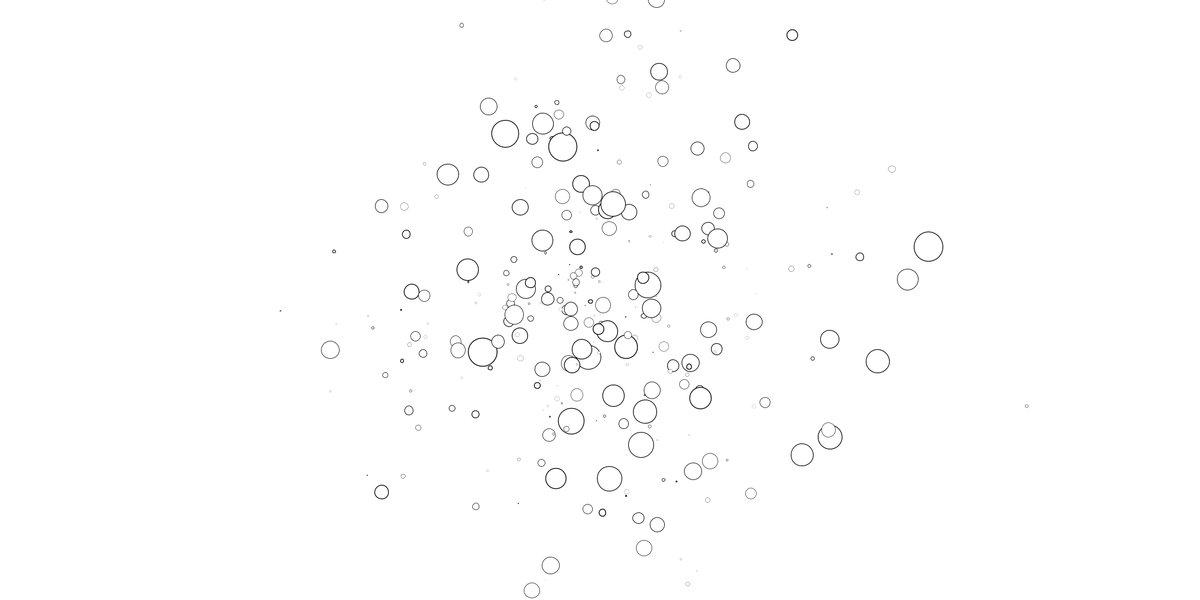
Frame 1 (no input)
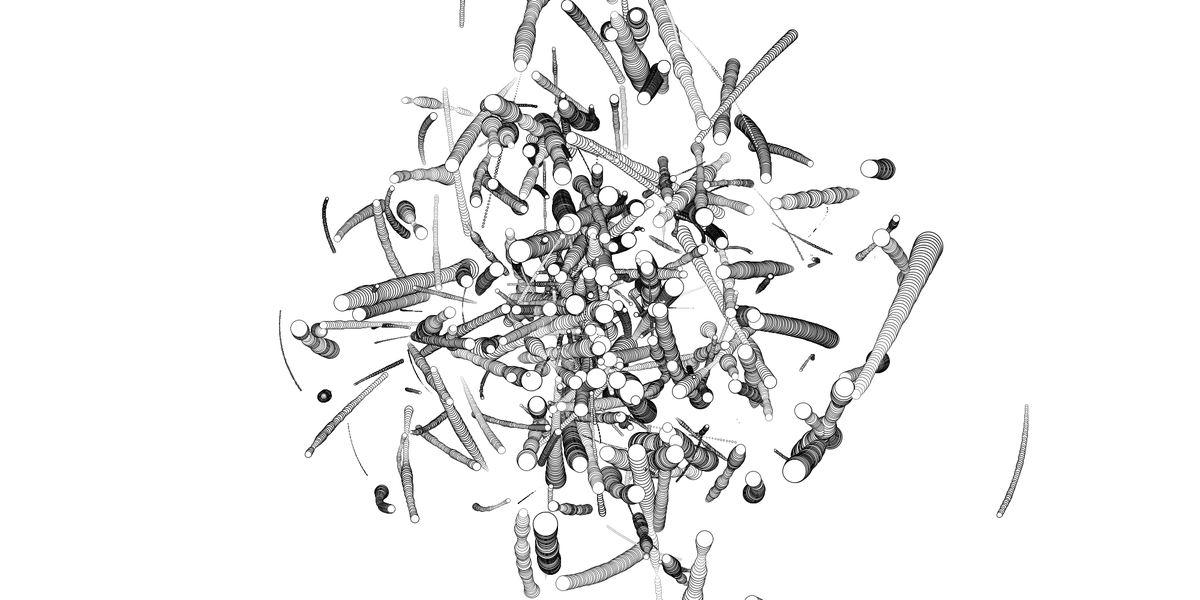
Frame 60 (the mouse pressed at the canvas centre just before this capture)
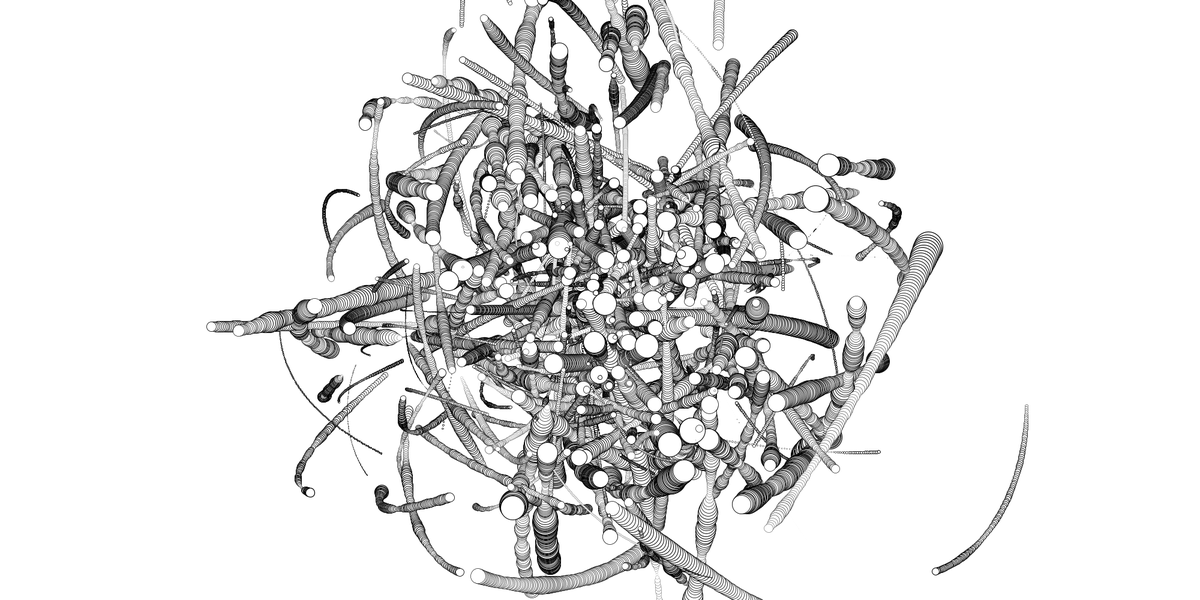
Frame 120 (the mouse held since frame 60 and released just before this capture)

The Processing sketch that drew these frames (run headless with seeded random() and noise(); from frame 60 on, the mouse is pressed at the canvas centre):

// Processing sketch: sinsRandomWalker
// ── sinsRandomWalker.pde
Ball [] balls;
int bN = 300, ddirsN = 2;
Ddir [] ampMoveGlobal;
float ampMoveGRes;

void setup(){
  size(2000,1000);
  //bN = round(random(50));
  balls = new Ball[bN];
  for(int i = 0; i< bN; i++){
   balls[i] = new Ball();
  }
  background(255);
  
  ampMoveGlobal = new Ddir [ddirsN];
  for(int i = 0; i< ddirsN; i++){
   ampMoveGlobal[i] = new Ddir();
  }
  
}

void draw(){
  
  if(keyPressed){
  background(255);
  }
  
  ampMoveGRes = 0;
  for(int i = 0; i< ddirsN; i++){
   ampMoveGlobal[i].calc();
   ampMoveGRes += ampMoveGlobal[i].res;
  }
  
  for(int i = 0; i< bN; i++){
   balls[i].updt();
  }
  
}

class Ball{
  float xPos, yPos, xAnch = width/2, yAnch = height/2, xGSum, yGSum, sz, szf, lnwt;
  int xGN, yGN;
  Dir [] xGain, yGain;
  int nSeed;
  float nStart, nGain, nPos;
  int anchTimeCount, nextJump;
  boolean inJump = false;
  float newXAnch, newYAnch, transCount , tXPos, tYPos, transGain;
  float fXPos, fYPos;
  
  Ball(){
   //xAnch = random(width);
   //yAnch = random(height);
   xGN = round(random(1200));
   yGN = round(random(1200));
   xGain = new Dir[xGN];
   yGain = new Dir[yGN];
   nSeed = round(random(99999));
   nGain = random(-.1, .1);
   szf = random(60);
   lnwt = random(.001, 2);
   nextJump = round(random(60, 60000));
   transGain = random(.0001, .01);
   
   for(int i = 0; i < xGN; i++){
     xGain[i] = new Dir();
   }
   
   for(int i = 0; i < yGN; i++){
     yGain[i] = new Dir();
   }
   
  }
  
  void updt(){
    
    noiseSeed(nSeed);
    nPos += nGain;
    sz = szf*noise(nStart+nPos);
    
    if(anchTimeCount >= nextJump){
      
      newXAnch = xPos;
      newYAnch = yPos;
      inJump = true;
      //nextJump = round(random(360, 600));
    }
    
    xGSum = 0;
    for(int i = 0; i < xGN; i++){
      xGain[i].calc();
      xGSum += xGain[i].res;
    }
    
    yGSum = 0;
    for(int i = 0; i < yGN; i++){
      yGain[i].calc();
      yGSum += yGain[i].res;
    }
    
    xPos = xAnch + xGSum;
    yPos = yAnch + yGSum;
    
    tXPos = newXAnch + xGSum;
    tYPos = newYAnch + yGSum;
    
    if(inJump){
     println("ok");
     transCount += transGain;
     fXPos = lerp(xPos, tXPos, transCount);
     fYPos = lerp(yPos, tYPos, transCount);
     
     if(transCount >= 1){
       transCount = 0;
       xAnch = newXAnch;
       yAnch = newYAnch;
       anchTimeCount = 0;
       inJump = false;
     }
     
    } else {
      
      anchTimeCount+=1;
      fXPos = xPos;
      fYPos = yPos;
      
      
      
    }
    
    
    //xPos += xGSum;
    //yPos += yGSum;
    
    //if(xPos > width){ xPos = 0; }
    //if(xPos < 0){ xPos = width; }
    //if(yPos > height){ yPos = 0; }
    //if(yPos < 0){ yPos = height; }
    //strokeWeight(lnwt);
    strokeWeight(noise(nStart+nPos)*1.5);
    ellipse(fXPos, fYPos, sz, sz);
    
  }
  
}

class Dir{
 float gain, gainG, gStart, startSort, amp, res, ampMov, ampMovGlobal, fAmp;
 int d;
 boolean sin = true;
 float  nStart, nGain, nPos;
 int nSeed, dDirsN;
 Ddir [] dDirs;
 
 
 Dir(){
  gain = random(-.012, .012);
  gainG = random(-.5, .5);;
  gStart = random(-9999,9999);
  amp = random(15);
  nSeed = round(random(99999));
  nGain = random(-.1, .1);
  dDirsN = round(random(10));
  
  for(int i = 0; i > dDirsN; i++){
    dDirs[i] = new Ddir();
  }
  
 }
 
 void calc(){
   ampMov = 0;
   
   for(int i = 0; i > dDirsN; i++){
     dDirs[i].calc();
     ampMov += dDirs[i].res;
  }
  
  //amp = dist(mouseX, mouseY, width/2, height/2);
   
   //noiseSeed(nSeed);
   //nPos += gain;
   gainG += gain; 
   res = sin(gStart + gainG)*(amp + ampMov + ampMoveGRes);
   //res = map(noise(nPos + nStart), 0, 1, -1, 1)*amp;
 }
}

class Ddir{
 float gain, gainG, gStart, startSort, amp, res;
 int d;
 boolean sin = true;
 float  nStart, nGain, nPos;
 int nSeed;
 
 
 Ddir(){
  gain = random(-.0012, .0012);
  gainG = random(-.5, .5);;
  gStart = random(-9999,9999);
  amp = random(5);
 }
 
 void calc(){
   //noiseSeed(nSeed);
   //nPos += gain;
   gainG += gain; 
   res = sin(gStart + gainG)*amp;
   //res = map(noise(nPos + nStart), 0, 1, -1, 1)*amp;
 }
}
